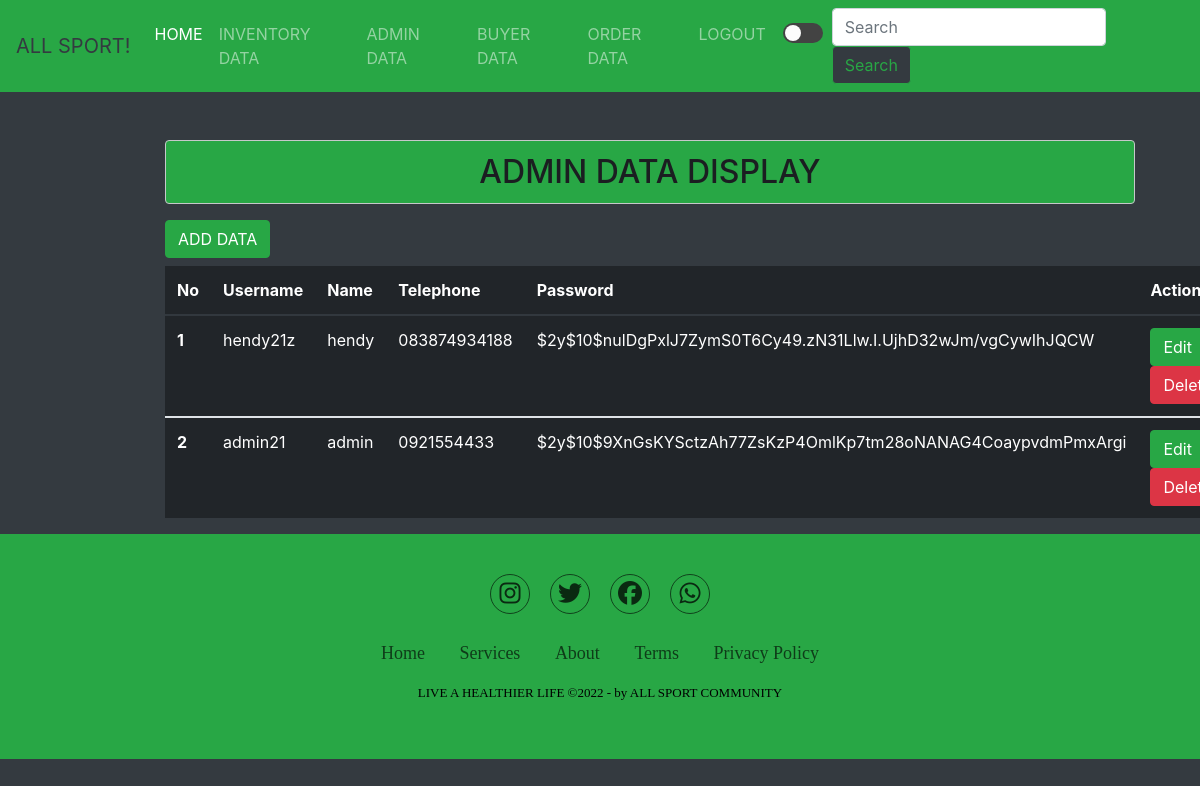
The app's page /data_admin.php (signed in), older data.
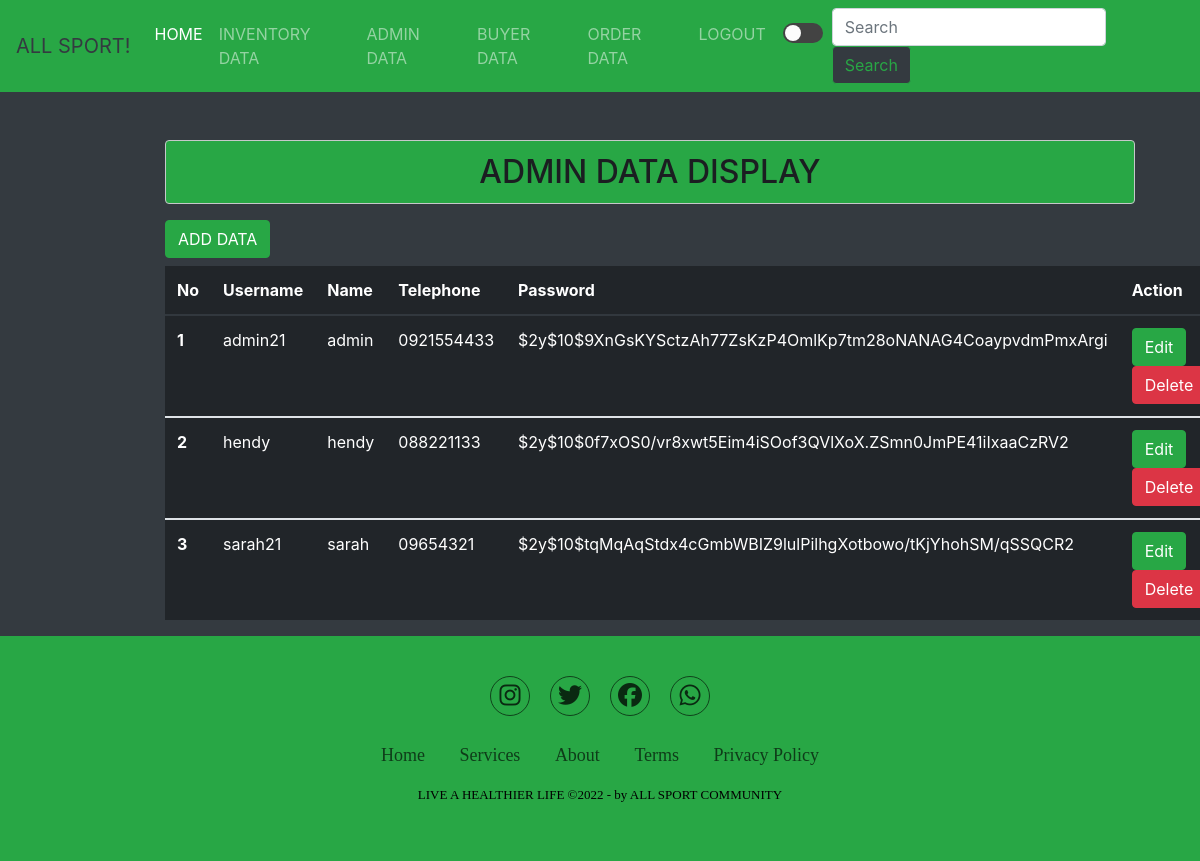
The same page, newer data.
### tables this page shows
CREATE TABLE `users` (
  `id_users` int(11) NOT NULL,
  `username` varchar(50) NOT NULL,
  `nama` varchar(30) NOT NULL,
  `no_hp` varchar(15) NOT NULL,
  `password` varchar(255) NOT NULL
);

### data_admin.php (the view, shortened to what this page needs)
<?php
   include('koneksi.php');
   $tampil = mysqli_query($koneksi, "SELECT * FROM users order by id_users asc");
?>
<!DOCTYPE html>
<html lang="en">
<head>
  <link rel="stylesheet" href="https://cdn.jsdelivr.net/npm/bootstrap@4.0.0/dist/css/bootstrap.min.css">
  <link rel="stylesheet" href="style.css">
  <link rel="stylesheet" href="forms1.css">
  <link rel="stylesheet" href="dark_md.css">
  <link rel="stylesheet" href="https://cdnjs.cloudflare.com/ajax/libs/font-awesome/6.2.0/css/all.min.css" />
  <link href="//netdna.bootstrapcdn.com/font-awesome/3.2.1/css/font-awesome.css" rel="stylesheet">
</head>
<body>
  <nav class="navbar navbar-expand-lg navbar-dark bg-success">
    <a class="navbar-brand text-dark" href="#">ALL SPORT!</a>
    <div class="collapse navbar-collapse" id="navbarSupportedContent">
      <ul class="navbar-nav mr-auto">
        <li class="nav-item active">
        <a class="nav-link" href="home.php">HOME<span class="sr-only">(current)</span></a>
        </li>
        <li class="nav-item">
            <a class="nav-link" href="tampilan_barang.php">INVENTORY DATA</a>
        </li>
        <li class="nav-item">
          <a class="nav-link" href="data_admin.php">ADMIN DATA</a>
        </li>
        <li class="nav-item">
          <a class="nav-link" href="data_pembeli.php">BUYER DATA</a>
        </li>
        <li class="nav-item">
            <a class="nav-link" href="data_pesanan.php">ORDER DATA</a>
        </li>
        <li class="nav-item">
          <a class="nav-link" href="logout.php">LOGOUT</a>
        </li>
        <li class="nav-item">
            <input type="checkbox" onclick="ubahMode()">
          </li>
      </ul>
        <form action="" method="post" class="form-inline my-2 my-lg-0">
        <input type="text" name="keyword" class="form-control mr-sm-2"  placeholder="Search" aria-label="Search">
        <button name="cari" class="btn btn-outline-success my-2 my-sm-0 bg-dark" type="submit">Search</button>
        </form>
    </div>
  </nav>
  <div class="tabel col-md-10" style=" margin-left: 150px;">
        <h2 class="alert alert-dark text-center mt-5" style="background-color: #28a745";>ADMIN DATA DISPLAY</h2>
        <table rules="rows" class="table table-dark mt-2">
          <a href="create_admin.php" class="btn btn-success">ADD DATA</a>
          <thead>
              <tr>
              <th scope="col">No</th>
              <th scope="col">Username</th>
              <th scope="col">Name</th>
              <th scope="col">Telephone</th>
              <th scope="col">Password</th>
              <th scope="col">Action</th>
              </tr>
          </thead>
          <?php $i = 1; ?>
          <?php
            while($data = mysqli_fetch_array($tampil)):
          ?>
          <tbody>
              <tr>
                  <th scope="row"><?= $i; ?></th>
                  <td><?=$data['username'] ?></td>
                  <td><?=$data['nama'] ?></td>
                  <td><?=$data['no_hp'] ?></td>
                  <td><?=$data['password'] ?></td>
                  <td>
                    <a href="update_admin.php?id=<?=$data['id_users'] ?>" class="btn btn-success">Edit</a>
                    <a href="delete_admin.php?id=<?=$data['id_users'] ?>" class="btn btn-danger">Delete</a>
                  </td>
              </tr>
          <?php $i++; ?>
          <?php endwhile; ?>
        </table>
  </div>
  <section class="footer" style="background-color: #28a745">
    <div class="social">
    <a href="https://www.instagram.com/metanocrzrt_/"><i class="fab fa-instagram"></i></a>
    <a href="https://twitter.com/jokowi"><i class="fab fa-twitter"></i></a>
    <a href="https://id-id.facebook.com/Jokowi/"><i class="fab fa-facebook"></i></a>
    <a href="https://wa.me/6282150808102"> <i class="fab fa-whatsapp"></i> </a>
    </div>
    <ul class="list">
      <li>
        <a href="#">Home</a>
      </li>
      <li>
        <a href="#">Services</a>
      </li>
      <li>
        <a href="#">About</a>
      </li>
      <li>
        <a href="#">Terms</a>
      </li>
      <li>
        <a href="#">Privacy Policy</a>
      </li>
    </ul>
    <p class="copyright">
      LIVE A HEALTHIER LIFE &copy;2022 - by ALL SPORT COMMUNITY
    </p>
  </section>
</body>
</html>

### style.css (style rules this page uses)
* { box-sizing: border-box; margin: 0; padding: 0; }
body { background-color: white; color: black; }
.navbar { margin-bottom: 25px; }
.text-center { background-color:#28a745; }
.footer { font-family:'Sege UI'; font-weight: 400; background-color:#28a745; padding: 40px 0; }
.footer .social { text-align: center; padding-bottom: 25px; color: #000000; }
.footer .social a { font-size: 24px; color: inherit; border: 1px solid rgba(0, 0, 0, 0.8); width: 40px; height: 40px; line-height: 38px; display: inline-block; text-align: center; border-radius: 50%; margin: 0 8px; opacity: 0.75; }
.footer ul { margin-top:0; padding: 0; list-style: none; font-size: 18px; line-height: 1.6; margin-bottom: 0; text-align: center; }
.footer ul li a { color:rgba(0, 0, 0, 0.8) ; text-decoration: none; opacity: 0.8; }
.footer ul li { display: inline-block; padding: 0 15px; }
.footer .copyright { margin-top: 15px; text-align: center; font-size: 13px; color: #000000; }

### forms1.css (style rules this page uses)
body { background-color: #343a40; }

### dark_md.css (style rules this page uses)
input[type="checkbox"] { margin: 9px; position: relative; width: 40px; height: 20px; appearance: none; background-color: #434343; outline: none; border-radius: 10px; transition: .5s ease; cursor: pointer; }
input[type="checkbox"]::before { content: ''; position: absolute; width: 16px; height: 16px; background-color: #fcfcfc; border-radius: 50%; top: 2px; left: 2px; transition: .5s ease; }

Row changes from the older to the newer data that the page shows:
removed users: username "hendy21z", nama "hendy", no_hp "083874934188", password "$2y$10$nulDgPxlJ7ZymS0T6Cy49.zN31Llw.I.UjhD32wJm/vgCywIhJQCW"
added users: username "hendy", nama "hendy", no_hp "088221133", password "$2y$10$0f7xOS0/vr8xwt5Eim4iSOof3QVlXoX.ZSmn0JmPE41iIxaaCzRV2"
added users: username "sarah21", nama "sarah", no_hp "09654321", password "$2y$10$tqMqAqStdx4cGmbWBIZ9lulPilhgXotbowo/tKjYhohSM/qSSQCR2"
